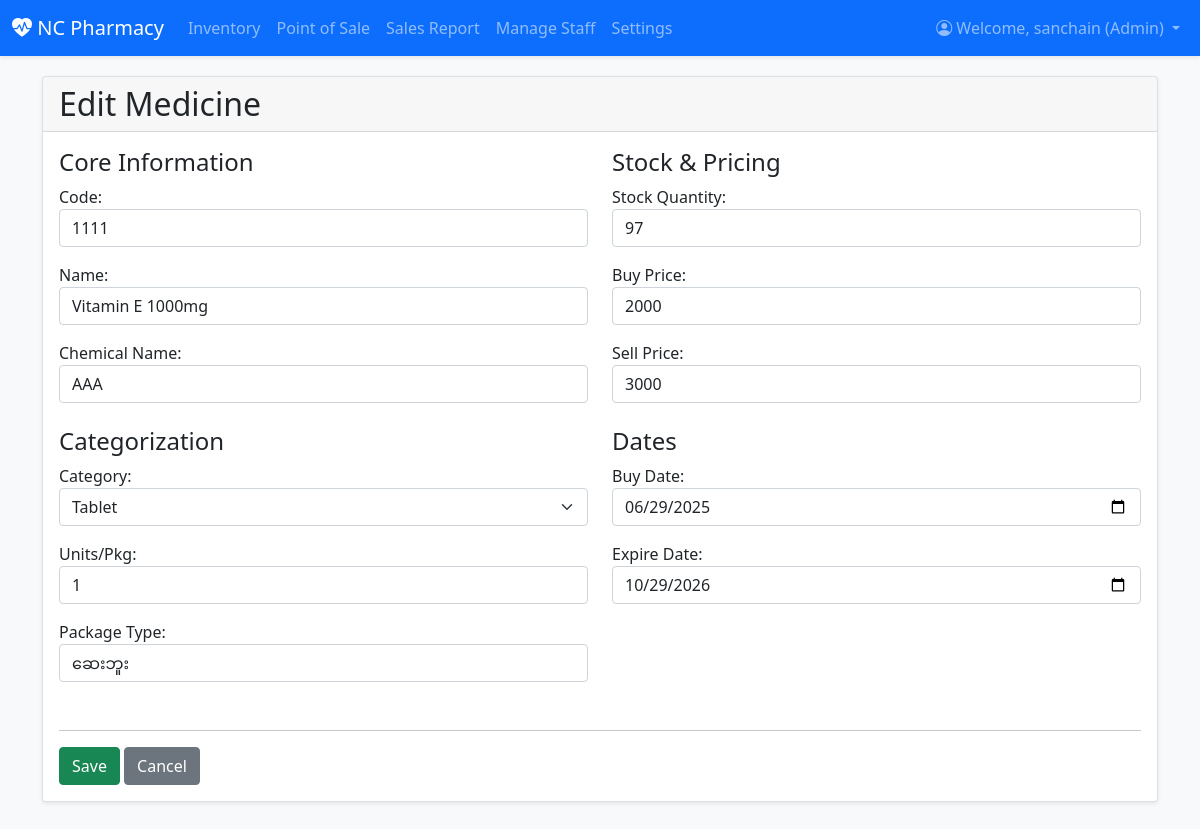
The app's page /inventory/1/edit/ (signed in) with its own data.
### inventory/models.py (models this page shows, shortened)
class Profile(models.Model):
    user = models.OneToOneField(User, on_delete=models.CASCADE)
    ROLE_CHOICES = (
        ('admin', 'Admin'),
        ('staff', 'Staff'),
    )
    role = models.CharField(max_length=10, choices=ROLE_CHOICES, blank=True)
    permissions = models.ManyToManyField(Permission, blank=True)

class Medicine(models.Model):
    CATEGORY_CHOICES = [
        ('Tablet', 'Tablet'),
        ('Syrup', 'Syrup'),
        ('Injection', 'Injection'),
        ('Cream', 'Cream'),
        ('Instrument', 'Instrument'),
        ('Other', 'Other'),
    ]
    code = models.CharField(max_length=50, blank=True, verbose_name="Code")
    name = models.CharField(max_length=100, verbose_name="Name")
    brand_name = models.CharField(max_length=100, blank=True, verbose_name="Chemical Name")
    category = models.CharField(max_length=50, choices=CATEGORY_CHOICES, default='Other', verbose_name="Category")
    unit_per_package = models.PositiveIntegerField(default=1, verbose_name="Units/Pkg")
    package_type = models.CharField(max_length=50, blank=True, verbose_name="Package Type")
    quantity = models.PositiveIntegerField(default=0, verbose_name="Stock Quantity")
    purchase_price = models.IntegerField(default=0, verbose_name="Buy Price")
    selling_price = models.IntegerField(default=0, verbose_name="Sell Price")
    purchase_date = models.DateField(null=True, blank=True, verbose_name="Buy Date")
    expiry_date = models.DateField(verbose_name="Expire Date")
    added_date = models.DateTimeField(auto_now_add=True)
    description = models.TextField(blank=True)
    dosage_form = models.CharField(max_length=100, blank=True)
    supplier_name = models.CharField(max_length=100, blank=True)
    storage_info = models.TextField(blank=True)
    location = models.CharField(max_length=100, blank=True)
    is_active = models.BooleanField(default=True, verbose_name="Is Active")
    class Meta:
        ordering = ['name']

### inventory/views.py (the view)
# urls.py: path('inventory/<int:pk>/edit/', MedicineUpdateView.as_view(), name='medicine_edit'),
class MedicineUpdateView(CustomPermissionRequiredMixin, UpdateView):
    permission_required = 'change_medicine'
    model = Medicine
    form_class = MedicineForm
    template_name = 'inventory/medicine_form.html'
    success_url = reverse_lazy('medicine_list')

### inventory/views.py (called while the page is built)
def is_admin(user):
    return user.is_authenticated and hasattr(user, 'profile') and user.profile.role == 'admin'

def user_has_permission(user, perm_codename):
    if not user.is_authenticated or not hasattr(user, 'profile'):
        return False
    if is_admin(user):
        return True
    return user.profile.permissions.filter(codename=perm_codename).exists()

    def test_func(self):
        if self.permission_required is None:
            return False
        return user_has_permission(self.request.user, self.permission_required)

### inventory/templates/inventory/medicine_form.html (shortened to what this page needs)
{% extends 'inventory/base.html' %}
{% block content %}
<div class="card shadow-sm">
    <div class="card-header">
        <h2 class="mb-0">
            {% if form.instance.pk %}
                Edit Medicine
            {% else %}
                Add New Medicine
            {% endif %}
        </h2>
    </div>
    <div class="card-body">
        <form method="post">
            <div class="row">
                <div class="col-md-6 mb-3">
                    <h4>Core Information</h4>
                    <div class="mb-3">{{ form.code.label_tag }} {{ form.code }}</div>
                    <div class="mb-3">{{ form.name.label_tag }} {{ form.name }}</div>
                    <div class="mb-3">{{ form.brand_name.label_tag }} {{ form.brand_name }}</div>
                    <h4 class="mt-4">Categorization</h4>
                    <div class="mb-3">{{ form.category.label_tag }} {{ form.category }}</div>
                    <div class="mb-3">{{ form.unit_per_package.label_tag }} {{ form.unit_per_package }}</div>
                    <div class="mb-3">{{ form.package_type.label_tag }} {{ form.package_type }}</div>
                </div>
                <div class="col-md-6 mb-3">
                    <h4>Stock & Pricing</h4>
                    <div class="mb-3">{{ form.quantity.label_tag }} {{ form.quantity }}</div>
                    <div class="mb-3">{{ form.purchase_price.label_tag }} {{ form.purchase_price }}</div>
                    <div class="mb-3">{{ form.selling_price.label_tag }} {{ form.selling_price }}</div>
                    <h4 class="mt-4">Dates</h4>
                    <div class="mb-3">{{ form.purchase_date.label_tag }} {{ form.purchase_date }}</div>
                    <div class="mb-3">{{ form.expiry_date.label_tag }} {{ form.expiry_date }}</div>
                </div>
            </div>
            <hr>
            <button type="submit" class="btn btn-success">Save</button>
            <a href="{% url 'medicine_list' %}" class="btn btn-secondary">Cancel</a>
        </form>
    </div>
</div>
{% endblock %}

### inventory/templates/inventory/base.html (shortened to what this page needs)
{% load static %}
<!DOCTYPE html>
<html lang="en">
<head>
    <link href="https://cdn.jsdelivr.net/npm/bootstrap@5.1.3/dist/css/bootstrap.min.css" rel="stylesheet">
    <link rel="stylesheet" href="https://cdn.jsdelivr.net/npm/bootstrap-icons@1.8.1/font/bootstrap-icons.css">
</head>
<body>
    <nav class="navbar navbar-expand-lg navbar-dark bg-primary shadow-sm">
        <div class="container-fluid">
            <a class="navbar-brand" href="{% if user.is_authenticated %}{% url 'dashboard' %}{% else %}{% url 'login' %}{% endif %}">
                <i class="bi bi-heart-pulse-fill"></i> NC Pharmacy
            </a>
            {% if user.is_authenticated %}
            <div class="collapse navbar-collapse" id="navbarNav">
                <ul class="navbar-nav me-auto mb-2 mb-lg-0">
                    <li class="nav-item"><a class="nav-link {% if request.resolver_match.url_name == 'medicine_list' %}active{% endif %}" href="{% url 'medicine_list' %}">Inventory</a></li>
                    <li class="nav-item"><a class="nav-link {% if request.resolver_match.url_name == 'pos' %}active{% endif %}" href="{% url 'pos' %}">Point of Sale</a></li>
                    <li class="nav-item"><a class="nav-link {% if request.resolver_match.url_name == 'sales_report' %}active{% endif %}" href="{% url 'sales_report' %}">Sales Report</a></li>
                    {% if user.profile.role == 'admin' %}
                    <li class="nav-item"><a class="nav-link {% if request.resolver_match.url_name == 'manage_staff' %}active{% endif %}" href="{% url 'manage_staff' %}">Manage Staff</a></li>
                    <li class="nav-item"><a class="nav-link {% if request.resolver_match.url_name == 'settings' %}active{% endif %}" href="{% url 'settings' %}">Settings</a></li>
                    {% endif %}
                </ul>
                <ul class="navbar-nav ms-auto">
                    <li class="nav-item dropdown">
                        <a class="nav-link dropdown-toggle" href="#" id="navbarDropdown" role="button" data-bs-toggle="dropdown" aria-expanded="false">
                           <i class="bi bi-person-circle"></i> Welcome, {{ user.username }} ({{ user.profile.get_role_display }})
                        </a>
                    </li>
                </ul>
            </div>
            {% endif %}
        </div>
    </nav>
    <div class="container content-wrapper">
        {% block content %}{% endblock %}
    </div>
</body>
</html>

### inventory/templates/inventory/base.html (style rules this page uses)
body { background-color: #f8f9fa; }
.content-wrapper { padding-top: 20px; padding-bottom: 40px; }

### records on screen
Medicine: code "1111", name "Vitamin E 1000mg", brand_name "AAA", category "Tablet", unit_per_package "1", package_type "ဆေးဘူး", quantity "97", purchase_price "2000", selling_price "3000", purchase_date "06/29/2025", expiry_date "10/29/2026"

### other values on screen
{{ user.username }} "sanchain"
{{ user.profile.get_role_display }} "Admin"
